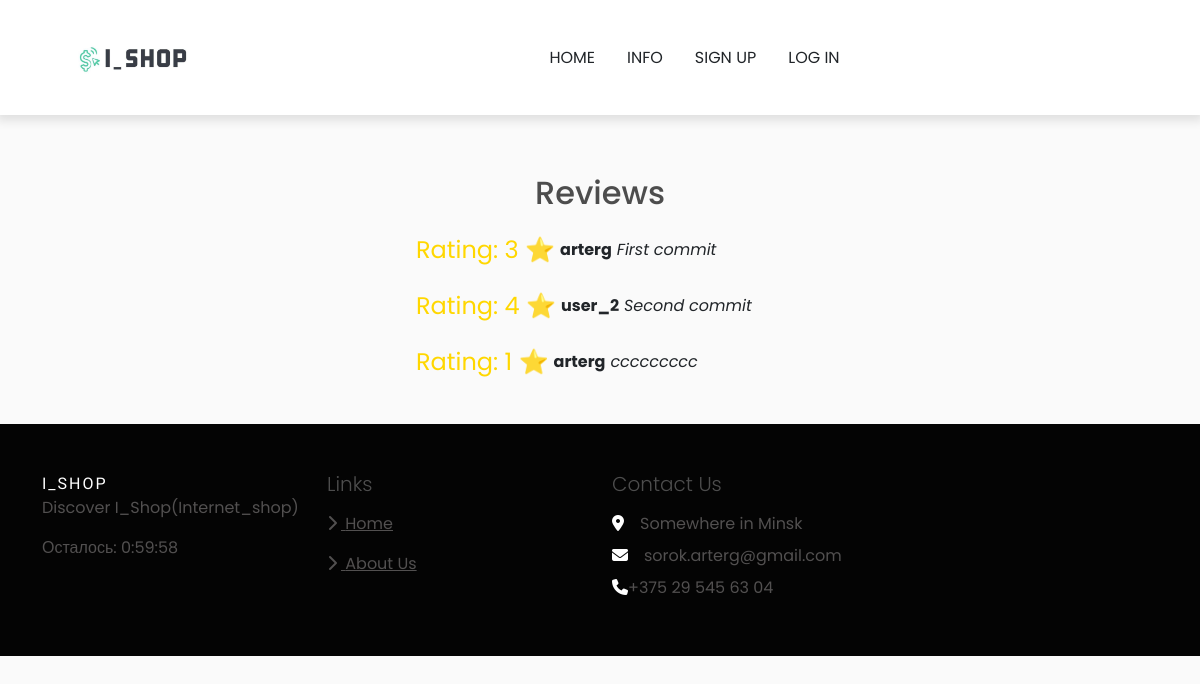
The app's page /reviews/ with its own data.
### store/models.py (models this page shows, shortened)
class Review(models.Model):
    customer = models.ForeignKey(Customer, on_delete=models.CASCADE, blank=True, null=True)
    comment = models.CharField(max_length=255)
    rate = models.IntegerField(default=0, null=True, blank=True)

class Customer(models.Model):
    user = models.OneToOneField(User, on_delete=models.CASCADE, null=True, blank=True)
    name = models.CharField(max_length=200, null=True)
    email = models.CharField(max_length=200, null=True)
    def __str__(self):
        return self.name

### store/views.py (the view, shortened to what this page needs)
# urls.py: path('reviews/', views.reviews, name="reviews"),
def reviews(request):
    if request.user.is_authenticated:
        customer = request.user.customer
        order, created = Order.objects.get_or_create(customer=customer, complete=False)
        items = order.orderitem_set.all()
        cartItems = order.get_cart_items
    else:
        customer = Customer(
            name=''
        )
        items = []
        order = {'get_cart_total': 0, 'get_cart_items': 0, 'shipping': False}
        cartItems = order['get_cart_items']
    reviews = Review.objects.all()
    form = ReviewForm()
    context = {'items': items,
               'order': order,
               'cartItems': cartItems,
               'customer': customer,
               'form': form,
               'reviews': reviews,
               }
    return render(request, 'store/reviews.html', context)

### store/templates/store/reviews.html (shortened to what this page needs)
{% extends 'store/base.html' %}
{% load static %}
{% block content %}
 <br>
    <section>
        <h2>Reviews</h2>
        <ul>
            {% for review in reviews %}
                <div class="rating-container">
                    <div class="rating">
                        <span class="stars">Rating: {{ review.rate }} ⭐</span>
                        <span class="sender">{{ review.customer }}</span>
                        <span class="comment">{{ review.comment }}</span>
                    </div>
                </div>
            {% empty %}
                <p>No reviews available.</p>
            {% endfor %}
        </ul>
    </section>
{% endblock %}

### static/css/style.css (style rules this page uses)
:root { --lg-font: 'Kaisei Tokumin', serif; --sm-font: 'Poppins', sans-serif; --pink: #e5345b; }
body { font-family: var(--sm-font); }
body { background-color: hsl(0, 0%, 98%); }
h1,h2,h3,h4,h5,h6 { color:hsl(0, 0%, 30%); }

### store/templates/store/reviews.html (style rules this page uses)
h2 { text-align: center; margin-top: 30px; }
.rating-container { max-width: 400px; margin: 20px auto; }
.rating-container .rating { display: flex; align-items: center; margin-bottom: 10px; }
.rating-container .rating .stars { color: #FFD700; font-size: 24px; margin-right: 5px; }
.rating-container .rating .sender { font-weight: bold; margin-right: 5px; }
.rating-container .rating .comment { font-style: italic; }

### records on screen
Review: rate "3", customer "arterg", comment "First commit"
Review: rate "4", customer "user_2", comment "Second commit"
Review: rate "1", customer "arterg", comment "ccccccccc"
